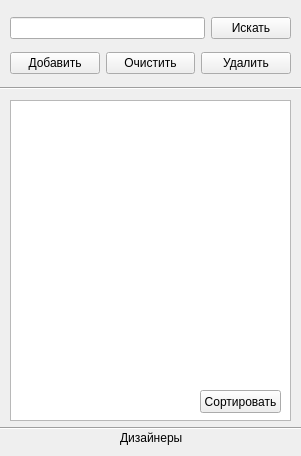
<?xml version="1.0" encoding="UTF-8"?>
<ui version="4.0">
 <class>Widget</class>
 <widget class="QWidget" name="Widget">
  <property name="geometry">
   <rect>
    <x>0</x>
    <y>0</y>
    <width>301</width>
    <height>456</height>
   </rect>
  </property>
  <property name="windowTitle">
   <string>Form</string>
  </property>
  <widget class="QListWidget" name="listWidget">
   <property name="geometry">
    <rect>
     <x>10</x>
     <y>100</y>
     <width>281</width>
     <height>321</height>
    </rect>
   </property>
  </widget>
  <widget class="QPushButton" name="pushButton_4">
   <property name="geometry">
    <rect>
     <x>200</x>
     <y>390</y>
     <width>81</width>
     <height>23</height>
    </rect>
   </property>
   <property name="text">
    <string>Сортировать</string>
   </property>
  </widget>
  <widget class="Line" name="line">
   <property name="geometry">
    <rect>
     <x>0</x>
     <y>80</y>
     <width>311</width>
     <height>16</height>
    </rect>
   </property>
   <property name="orientation">
    <enum>Qt::Horizontal</enum>
   </property>
  </widget>
  <widget class="Line" name="line_2">
   <property name="geometry">
    <rect>
     <x>-30</x>
     <y>420</y>
     <width>341</width>
     <height>16</height>
    </rect>
   </property>
   <property name="orientation">
    <enum>Qt::Horizontal</enum>
   </property>
  </widget>
  <widget class="QLabel" name="label">
   <property name="geometry">
    <rect>
     <x>120</x>
     <y>430</y>
     <width>81</width>
     <height>16</height>
    </rect>
   </property>
   <property name="text">
    <string>Дизайнеры</string>
   </property>
  </widget>
  <widget class="QWidget" name="">
   <property name="geometry">
    <rect>
     <x>10</x>
     <y>10</y>
     <width>281</width>
     <height>71</height>
    </rect>
   </property>
   <layout class="QGridLayout" name="gridLayout">
    <item row="1" column="2">
     <widget class="QPushButton" name="pushButton_2">
      <property name="text">
       <string>Удалить</string>
      </property>
     </widget>
    </item>
    <item row="1" column="1">
     <widget class="QPushButton" name="pushButton_5">
      <property name="text">
       <string>Очистить</string>
      </property>
     </widget>
    </item>
    <item row="1" column="0">
     <widget class="QPushButton" name="pushButton">
      <property name="text">
       <string>Добавить</string>
      </property>
     </widget>
    </item>
    <item row="0" column="0" colspan="3">
     <layout class="QHBoxLayout" name="horizontalLayout">
      <item>
       <widget class="QLineEdit" name="lineEdit"/>
      </item>
      <item>
       <widget class="QPushButton" name="pushButton_3">
        <property name="text">
         <string>Искать</string>
        </property>
       </widget>
      </item>
     </layout>
    </item>
   </layout>
  </widget>
 </widget>
 <resources/>
 <connections/>
</ui>
